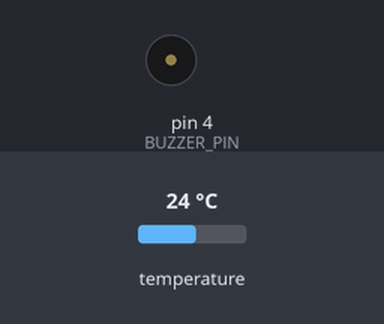
A sketch run on a simulated Arduino Uno, built with avr-gcc and run on an emulated ATmega328P. Shown: buzzer (waves = sounding). The inputs (shaded band) are chosen by the test bench; at power-on: temperature 24 °C. What the sketch prints to the serial monitor is not drawn.

Above: at 3.3 s.
3.4 s: temperature set to 30 °C
5.9 s: temperature set to 31.1 °C
At 7.0 s:
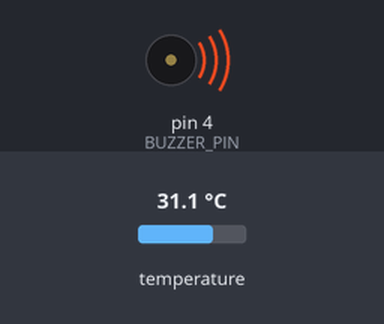
Timing chart, 0 to 8.9 s (numbered marks = the images above; inputs shaded):
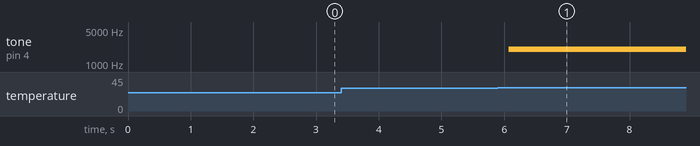

Measured:
- the behaviour switches between 30.5 and 30.6 °C on temperature (found by bisection; images 0 and 1)
- after the input at 3.4 s, every drawn part: stays the same
- after the input at 5.9 s, tone on pin 4 (BUZZER_PIN): silent → 2000 Hz after 0.17 s

The sketch:

camBienNhietDoSo.ino
```cpp
#include <OneWire.h>
#include <DallasTemperature.h>

#define DS18B20_PIN 2  // Chân kết nối cảm biến DS18B20
#define BUZZER_PIN 4   // Chân điều khiển còi báo động

OneWire oneWire(DS18B20_PIN);
DallasTemperature sensors(&oneWire);

const float TEMP_THRESHOLD = 30.0; // Ngưỡng nhiệt độ để bật còi
const float HYSTERESIS = 0.5;      // Giảm dao động còi (hysteresis)
bool buzzerOn = false;             // Trạng thái còi báo

void setup() {
    Serial.begin(9600);
    sensors.begin();               // Khởi động cảm biến DS18B20
    pinMode(BUZZER_PIN, OUTPUT);
}

void loop() {
    sensors.requestTemperatures(); // Gửi lệnh đo nhiệt độ
    float temperature = sensors.getTempCByIndex(0); // Lấy nhiệt độ theo độ C

    Serial.print("Nhiệt độ: ");
    Serial.print(temperature);
    Serial.println(" °C");

    // Điều khiển còi báo động với hysteresis
    if (temperature > TEMP_THRESHOLD + HYSTERESIS) {
        buzzerOn = true;
    } else if (temperature < TEMP_THRESHOLD - HYSTERESIS) {
        buzzerOn = false;
    }

    if (buzzerOn) {
        tone(BUZZER_PIN, 2000); // Bật còi với tần số 2000Hz
    } else {
        noTone(BUZZER_PIN); // Tắt còi
    }

    delay(1000); // Đọc nhiệt độ mỗi giây
}
```
